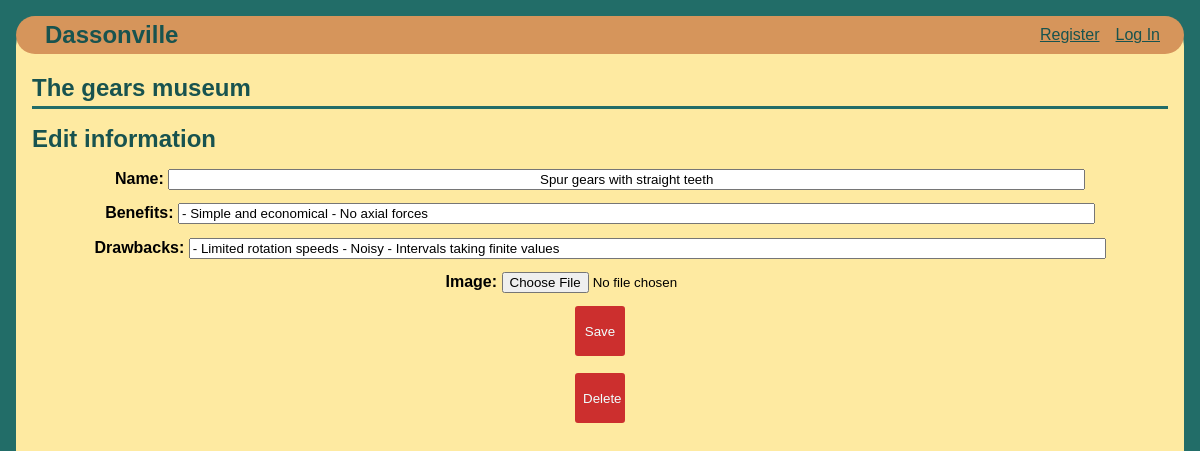
The page /museum/14/edit on the database its author committed.
### tables this page shows
CREATE TABLE gears (
  id INTEGER PRIMARY KEY AUTOINCREMENT,
  name varchar(255) NOT NULL,
  benefits varchar(255),
  drawbacks varchar(255),
  image TEXT,
  date Date NOT NULL,
  user varchar(255) NOT NULL
);

### museum.py (the view, shortened to what this page needs)
@bp.route('/<int:id>/edit', methods=('GET', 'POST'))
@login_required
def edit(id):
    conn = sqlite3.connect('flaskr/Data/gears.db')
    cursor = conn.cursor()
    query = f"""SELECT * FROM gears WHERE id={id}"""
    existing_values = cursor.execute(query).fetchall()[0]
    return render_template('gears_museum/edit.html', existing_values=existing_values)

### auth.py (called while the page is built)
@bp.before_app_request
def load_logged_in_user():
    user_id = session.get('user_id')
    if user_id is None:
        g.user = None
    else:
        g.user = get_db().execute(
            'SELECT * FROM user WHERE id = ?', (user_id,)
        ).fetchone()

### templates/gears_museum/edit.html (shortened to what this page needs)
{% extends 'base.html' %}
{% block header %}
  <h1>{% block title %}The gears museum{% endblock %}</h1>
{% endblock %}
{% block content %}
    <h1>Edit information</h1>
    <form action="{{ url_for('museum.edit', id=existing_values[0]) }}" method="POST" enctype = "multipart/form-data">
    <div class="formulaire_edit">
        <div class="Titre">
            <label for="name">Name: </label>
            <input class="name" type="text" name="name" id="name" value="{{ existing_values[1] }}" >
        </div>
        <div class="Benefits">
            <label for="benefits">Benefits: </label>
            <input class ='benefits' type="text" name="benefits" id="benefits" value="{{ existing_values[2] }}">
        </div>
        <div class="Drawback">
            <label for="drawbacks">Drawbacks: </label>
            <input class='drawbacks' type="text" name="drawbacks" id="drawbacks" value="{{ existing_values[3] }}" >
        </div>
        <div class="Image">
            <label for="Image">Image: </label>
            <input type="file" name="image" id="image" >
        </div>
        <div class="button">
            <button type="submit">Save</button>
        </div>
    </form>
        <div class="button">
            <a href="{{ url_for('museum.delete', id=existing_values[0]) }}">
            <button type="submit">Delete</button>
            </a>
        </div>
{% endblock %}

### templates/base.html (shortened to what this page needs)
<!doctype html>
<link rel="stylesheet" href="{{ url_for('static', filename='style.css') }}">
<link rel="stylesheet" href="{{ url_for('static', filename='museum_style.css') }}">
<nav>
  <h1><a href="{{ url_for('blog.index') }}">Dassonville</a></h1>
  <ul>
    {% if g.user %}
      <li><a href="{{ url_for('blog.index') }}">Blog</a>
      <li><a href="{{ url_for('museum.index') }}">The Museum</a>
      <li><span>{{ g.user['username'] }}</span>
      <li><a href="{{ url_for('auth.logout') }}">Log Out</a>
    {% else %}
      <li><a href="{{ url_for('auth.register') }}">Register</a>
      <li><a href="{{ url_for('auth.login') }}">Log In</a>
    {% endif %}
  </ul>
</nav>
<section class="content">
  <header>
    {% block header %}{% endblock %}
  </header>
  {% block content %}{% endblock %}
</section>

### static/style.css (style rules this page uses)
h1 { font-family: sans-serif; color: #18534F; margin: 1rem 0; }
a { color: #18534F; }
nav { border-bottom-left-radius: 80px 80px; border-bottom-right-radius: 80px 80px; border-top-left-radius: 80px 80px; border-top-right-radius: 80px 80px; background: #D6955B; display: flex; align-items: center; padding: 0 1rem; }
nav h1 { flex: auto; margin: 5px; }
nav h1 a { text-decoration: none; padding: 0.25rem 0.5rem; }
nav ul { display: flex; list-style: none; margin: 0; padding: 0; }
nav ul li a, nav ul li span, header .action { display: block; padding: 0.5rem; }
.content { padding: 1rem ; min-height: 600px; }
.content > header { border-bottom: 3px solid #226D68 ; display: flex; align-items: flex-start; }
.content > header h1 { flex: auto; margin: 0.25rem 0 0.25rem 0; }
.content:last-child { margin-bottom: 0; }
.content form { margin: 1em 0; display: flex; flex-direction: column; }
.content label { font-weight: bold; margin-bottom: 0.5em; }
.content input, .content textarea { margin-bottom: 1em; }
.Titre .name { width: 80%; text-align: center; }
.Benefits .benefits { width: 80%; }
.Drawback .drawbacks { width: 80%; }
.button button { border-radius: 6%; border: #cc2f2e solid 2px; background-color: #cc2f2e; color: azure; width: 50px; height: 50px ; }
.button { margin-bottom: 1px; text-align: center; }
.formulaire_edit { text-align: center; }

### rows shown on the page
gears: name "Spur gears with straight teeth", benefits "- Simple and economical - No axial forces", drawbacks "- Limited rotation speeds - Noisy - Intervals taking finite values"
